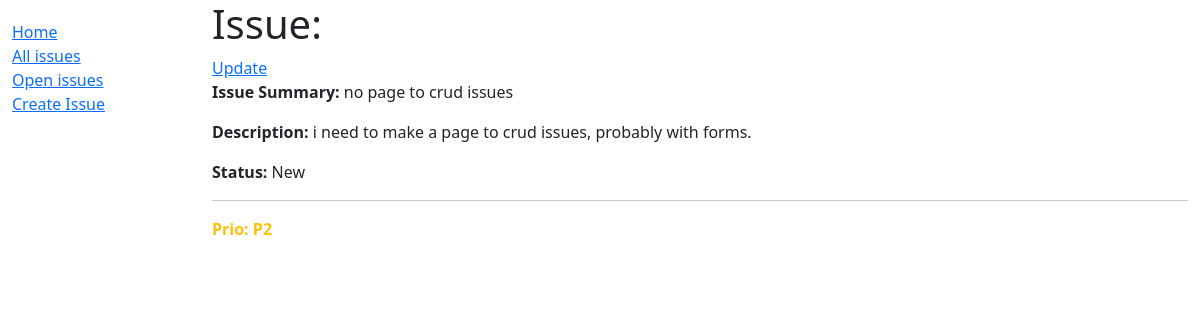
Before: /issues/issue/4 with the older database file.
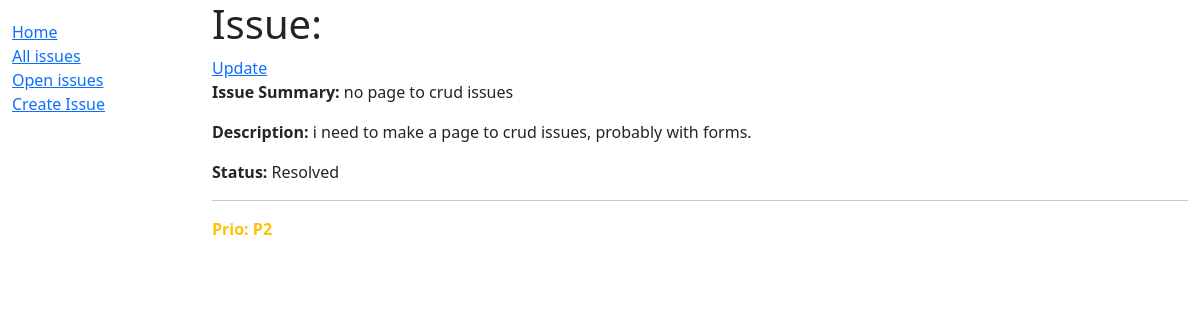
After: the same page with the newer database file.
### issues/models.py (models this page shows, shortened)
class Issue(models.Model):
    PRIORITY_CRIT = "P1"
    PRIORITY_HIGH = "P2"
    PRIORITY_LOW = "P3"
    PRIORITY_CHOICES = [
        (PRIORITY_CRIT, "Critical"),
        (PRIORITY_HIGH, "High"),
        (PRIORITY_LOW, "Low"),
    ]
    STATUS_NEW = "New"
    STATUS_ON_HOLD = "On Hold"
    STATUS_WAITING = "Waiting"
    STATUS_CANCELED = "Canceled"
    STATUS_RESOLVED = "Resolved"
    STATUS_IN_DEVELOPMENT = "In Development"
    STATUS_CHOICES = [
        (STATUS_NEW, "New"),
        (STATUS_ON_HOLD, "On Hold"),
        (STATUS_WAITING, "Waiting"),
        (STATUS_CANCELED, "Canceled"),
        (STATUS_RESOLVED, "Resolved"),
        (STATUS_IN_DEVELOPMENT, "In Development"),
    ]
    brief_description = models.TextField("Summary")
    description = models.TextField()
    priority = models.CharField(
        max_length=2, choices=PRIORITY_CHOICES, default=PRIORITY_LOW
    )
    status = models.TextField(choices=STATUS_CHOICES, default=STATUS_NEW)
    date_created = models.DateTimeField(auto_now_add=True)
    date_updated = models.DateTimeField(auto_now=True)
    created_by = models.ForeignKey(User, on_delete=models.DO_NOTHING, related_name="creator", default="")
    assigned_to = models.ForeignKey(User, on_delete=models.DO_NOTHING, related_name="Assignee", default="", null=True)
    added_files = models.FileField(
        "files",
        null=True,
        blank=True
    )
    def get_update_url(self):
        return reverse('issue-update-view', kwargs={'pk': self.pk})

### issues/views.py (the view, shortened to what this page needs)
class IssueDetailView(FormMixin, generic.DetailView):
    model = Issue
    form_class = AddCommentForm
    def get_context_data(self, **kwargs):
        context = super().get_context_data(**kwargs)
        context["add_comment_form"] = AddCommentForm()
        return context

### issues/templates/issues/issue_detail.html (shortened to what this page needs)
{% extends "base_generic.html" %}
{% block content %}
<h1>Issue: {{ context.id }}</h1>
<a href="{{object.get_update_url}}">Update</a>
<p><strong>Issue Summary:</strong> {{ issue.brief_description }}</p>
<p><strong>Description:</strong> {{ issue.description }}</p>
<p><strong>Status:</strong> {{ issue.status }}</p>
<hr>
<p class="{% if issue.priority == 'P3' %}text-success{% elif issue.priority == 'P1' %}text-danger{% else %}text-warning{% endif %}">
<strong>Prio: {{ issue.priority }}</strong><p>
{% endblock %}

Changed rows visible on the page:
changed Issue "no page to crud issues": status "New" → "Resolved"
